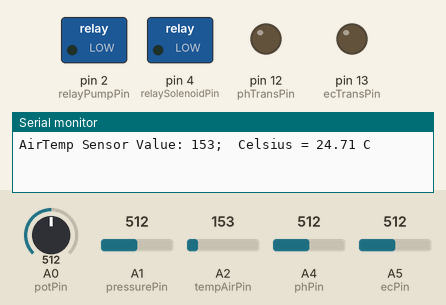
Recording of a sketch running on a simulated Arduino Uno, built with avr-gcc and run on an emulated ATmega328P. Shown: switched loads named in the sketch (green lamp = pin HIGH), output pins drawn as LEDs (lit = HIGH), the last lines printed to the serial monitor. The inputs (shaded band) are chosen by the test bench; at power-on: A0 (potPin) = 512, A1 (pressurePin) = 512, A2 (tempAirPin) = 153, A4 (phPin) = 512, A5 (ecPin) = 512.

Above: at 1.2 s.
1.3 s: A0 (potPin) set to 593
2.8 s: A0 (potPin) set to 624
At 5.6 s:
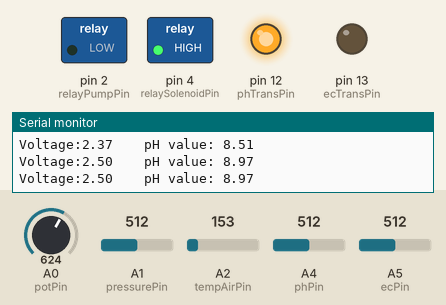
5.8 s: A0 (potPin) set to 805
7.3 s: A0 (potPin) set to 834
At 7.8 s:
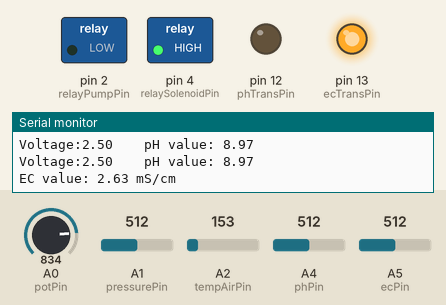
8.8 s: A0 (potPin) set to 306
At 10.0 s:
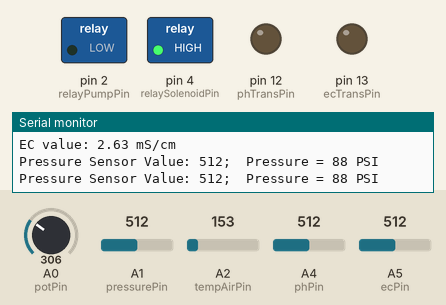
10.3 s: A0 (potPin) set to 716
At 11.3 s:
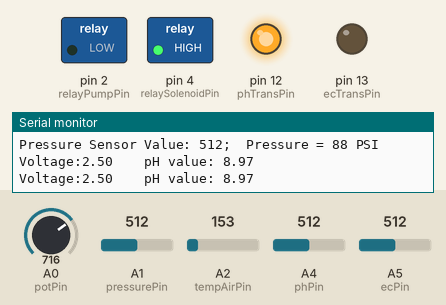
Timing chart, 0 to 12.8 s (numbered marks = the images above; inputs shaded):
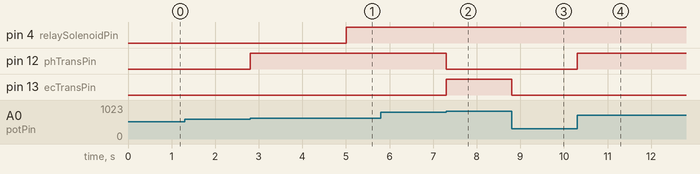

The sketch:

arduino.ino
```cpp
boolean runViaPython = true;   // Switch to determine whether running via python (to gcloud), or run via timers set below

int relaySolenoidPin = 4;   // The output pin on the Arduino used for the solenoid relay
int relayGrowLightsPin = 3;   // The output pin on the Arduino used for the grow lights
int relayPumpPin = 2;       // The output pin on the Arduino used for the pump

int tempWaterPin = 8;   // The input pin on the Arduino used for the water temperature sensor
int humidChamberPin = 9;   // The input pin on the Arduino used for the chamber humidity sensor
int tempChamberPin = 10;    // The input pin on the Arduino used for the chamber temperature sensor

int phTransPin = 12;		// Transitor pin for PH probe
int ecTransPin = 13;		// Transitor pin for EC probe


int pumpState = HIGH;         // Set the Pump state to HIGH
int solenoidState = LOW;     // Set the Solenoid state to HIGH

int potPin = A0;		// The input pin on the Arduino for the Potentiometer sensor
int pressurePin = A1;  		// The input pin on the Arduino used for the water pressure sensor
int tempAirPin = A2;      	// The input pin on the Arduino used for the air temperature sensor

int phPin = A4;				// The input pin on the Arduino used for the ph sensor
int ecPin = A5;				// The input pin on the Arduino used for the ec sensor

int potVal = 0;		// Potentiometer sensor value
int pressureVal = 0;        // Water pressure sensor value
int tempAirVal = 0;			// Air Temp sensor value
int phVal = 0;				// PH sensor value
float ecVal = 0.0;				// EC sensor value

int potCaseVal = 0;	// Cases to use in switch

unsigned long oldSolenoidTime = 0;  // used to store last time solenoid state was changed
unsigned long oldPumpTime = 0;  // used to store last time pump state was changed

unsigned long oldPressureTime = 0;  // used to store last time pressure was checked
unsigned long oldTempAirTime = 0;  // used to store last time the air temperature was checked
unsigned long oldPhTime = 0;  // used to store last time PH was measured
unsigned long oldEcTime = 0;  // used to store last time EC was measured


// Set intervals
const long solenoidIntervalOn = 5000;   // change solenoid state every X milliseconds (1000 = 1 second)
const long solenoidIntervalOff = 300000;   // change solenoid state every X milliseconds (300000 = 5 minutes)
const long pumpInterval = 10000;   // change pump state every X milliseconds (1000 = 1 second)
const long pressureReadInterval = 1000;   // read pressure sensor every X milliseconds (1000 = 1 second)
const long tempAirReadInterval = 1000;   // read air temperature sensor every X milliseconds (1000 = 1 second)
const long phReadInterval = 1000;   // read PH sensor every X milliseconds (1000 = 1 second)
const long ecReadInterval = 1000;   // read EC sensor every X milliseconds (1000 = 1 second)

long solenoidInterval = solenoidIntervalOn;   // set first interval to ON

char ch = 0;           // Serial Input string
char sendBuffer[32];  // set up string for output to Raspberry Pi
String inputString = "";
boolean stringComplete=false;

// PH sensor variables:
#define Offset 0.22            //deviation compensate
#define samplingIntervalPH 20
#define printIntervalPH 800
#define ArrayLength  40    //times of collection
int pHArray[ArrayLength];   //Store the average value of the sensor feedback
int pHArrayIndex=0;

// Gravity TDS Library
#include <EEPROM.h>
#include "GravityTDS.h"
GravityTDS gravityTds;
float tempTDS = 25,tdsValue = 0;


void setup() {
  // put your setup code here, to run once:

  Serial.begin(9600);

  // Gravity TDS Library
  gravityTds.setPin(ecPin);
  gravityTds.setAref(5.0);  //reference voltage on ADC, default 5.0V on Arduino UNO
  gravityTds.setAdcRange(1024);  //1024 for 10bit ADC;4096 for 12bit ADC
  gravityTds.begin();  //initialization

  // OUTPUTS
  pinMode(phTransPin,OUTPUT);			// Sets the ph transitor pin as an output
  pinMode(ecTransPin,OUTPUT);			// Sets the ec transitor pin as an output

  pinMode(relayPumpPin, OUTPUT);   // Sets the pump pin as an output
  pinMode(relaySolenoidPin, OUTPUT);   // Sets the solenoid pin as an output
  pinMode(LED_BUILTIN, OUTPUT);   // Set up LED pin as an output

}

void loop() {
  // put your main code here, to run repeatedly:

  unsigned long currentTime = millis();    // Get the current time

  // SOLENOID:  If current time is greater than interval
  if (currentTime > (oldSolenoidTime + solenoidInterval)){

    // Save new time:
    oldSolenoidTime = currentTime;

    // Switch state:
    solenoidState = !solenoidState;

    // Set next interval:
    if (solenoidState == LOW){
      solenoidInterval = solenoidIntervalOn;
    } else {
      solenoidInterval = solenoidIntervalOff;
    }

    // Set digital pin state:
    digitalWrite(relaySolenoidPin, solenoidState);
    digitalWrite(LED_BUILTIN, solenoidState);   // TEMP - also change LED on arduino

    // Write to log
    if (runViaPython==false){
      Serial.print("solenoidState: ");
      Serial.println(solenoidState);
    };
  };

  // Do different things depending on potentiameter:

  potVal = analogRead(potPin);
  potCaseVal = round(potVal / (1024 / 5));

  switch (potCaseVal){

	case 0:
	  // OPEN TO SEND TELEMETRY (i.e. IoT sensor readings) TO GOOGLE CLOUD:
	  if (Serial.available()){
	    ch = Serial.read();
	    // Pressure reading
	    if (ch == '1'){
		  sendTelemetry();  // TO UPDATE
		};
		// Air temp reading

	    // PH reading
	    if (ch == '4'){
		  sendTelemetry();  // TO UPDATE
		};
	    // EC reading
	    if (ch == '5'){
		 sendTelemetry();  // TO UPDATE
		};
	  };
	  break;

	case 1:
	// PRESSURE SENSOR:  If current time has passed the interval
	  if (currentTime > (oldPressureTime + pressureReadInterval)){

		// Turn off other sensors:
		digitalWrite(phTransPin,LOW);
		digitalWrite(ecTransPin,LOW);

		// Save new time:
		oldPressureTime = currentTime;

		// Read analogue value:
		pressureVal = analogRead(pressurePin);

		float voltage = (pressureVal*5.0)/1024.0;                          // Convert reading to voltage
		float pressure_pascal = (3.0*((float)voltage-0.475))*1000000.0;   // Convert to pascal
		float pressure_bar = pressure_pascal/10e5;                        // Convert to bar
		int pressure_psi = pressure_bar*14.503773773;                   // Convert to PSI

		// Print pressure sensor values
		Serial.print("Pressure Sensor Value: ");
		Serial.print(pressureVal);
		Serial.print(";  Pressure = ");
		Serial.print(pressure_psi);
		Serial.println(" PSI");
	  };
	  break;

	case 2:
	  // AIR TEMP SENSOR:  If current time has passed the interval
	  if (currentTime > (oldTempAirTime + tempAirReadInterval)){

		// Turn off other sensors:
		digitalWrite(phTransPin,LOW);
		digitalWrite(ecTransPin,LOW);

		// Save new time:
		oldTempAirTime = currentTime;

		// Read analogue value:
		tempAirVal = analogRead(tempAirPin);

		float voltageTempAir = ((float)tempAirVal*5.0)/1024;   // Convert reading to voltage
		float tempAirCelcius = (voltageTempAir-0.5)*100;       // Convert to celcius

		// Print pressure sensor values
		Serial.print("AirTemp Sensor Value: ");
		Serial.print(tempAirVal);
		Serial.print(";  Celsius = ");
		Serial.print(tempAirCelcius);
		Serial.println(" C");
	  };
	  break;

	case 3:
	  // PH SENSOR

	  // Turn on PH sensor:
	  digitalWrite(ecTransPin,LOW); // Turn off EC sensor
	  digitalWrite(phTransPin,HIGH);

	  static unsigned long samplingTime = millis();
	  static unsigned long printTime = millis();
	  static float pHValue,voltage;
	  if(millis()-samplingTime > samplingIntervalPH){
		  pHArray[pHArrayIndex++]=analogRead(phPin);
		  if(pHArrayIndex==ArrayLength)pHArrayIndex=0;
		  voltage = averageArray(pHArray, ArrayLength)*5.0/1024;
		  pHValue = 3.5*voltage+Offset;
		  samplingTime=millis();
	  }
	  //Every 800 milliseconds, print the PH reading
	  if(millis() - printTime > printIntervalPH){
		Serial.print("Voltage:");
		Serial.print(voltage,2);
		Serial.print("    pH value: ");
		Serial.println(pHValue,2);
		printTime=millis();
	  }

	  break;

        case 4:
	  // TDS/EC SENSOR:  If current time has passed the interval
	  if (currentTime > (oldEcTime + ecReadInterval)){

		// Turn on EC sensor:
		digitalWrite(phTransPin,LOW);  // Turn off PH sensor
                if(digitalRead(ecTransPin)==LOW){
  		  digitalWrite(ecTransPin,HIGH);
                };

		// Save new time:
		oldEcTime = currentTime;

		//tempTDS = readTemperature();  //add your temperature sensor and read it
		gravityTds.setTemperature(tempTDS);  // set the temperature and execute temperature compensation
		gravityTds.update();  //sample and calculate
		tdsValue = gravityTds.getTdsValue();  // then get the value
		ecVal = tdsValue*2/1000; // get to EC value

		// Print out values:
		Serial.print("EC value: ");
		Serial.print(ecVal);
		Serial.println(" mS/cm");

	  };
	  break;


	default:
	  // If nothing else matches
	  Serial.print("No match... ");
	  Serial.print("Potentiometer value = ");
	  Serial.print(potVal);
	  Serial.print("; case value = ");
	  Serial.println(potCaseVal);
      break;


    };

  /*
  // PUMP:  If current time is greater than interval
  if (currentTime > (oldPumpTime + pumpInterval)){

    // Save new time:
    oldPumpTime = currentTime;

    // Switch state:
    pumpState = !pumpState;

    // Set digital pin state:
    digitalWrite(relayPumpPin, pumpState);

    // Write to log
    Serial.print("pumpState: ");
    Serial.println(pumpState);
  };
  */
};


void seedTrayTemp(){
	// Check temp of seedling tray, and control switch for heat pad


}


void sendTelemetry(){

      // Read analogue values:
    pressureVal = analogRead(pressurePin);

    /*
    float voltage = (pressureVal*5.0)/1024.0;                          // Convert reading to voltage
    float pressure_pascal = (3.0*((float)voltage-0.475))*1000000.0;   // Convert to pascal
    float pressure_bar = pressure_pascal/10e5;                        // Convert to bar
    int pressure_psi = pressure_bar*14.503773773;                   // Convert to PSI
    */
    // Compile string to send to Raspberry PI
    //memset(sendBuffer, 0, sizeof(sendBuffer));
    //sprintf(sendBuffer, "X psi:%d temp:%d ph:%d ec:%d z:%d", pressure_psi, 0, 0, 0, 0);
    //sprintf(sendBuffer, "X p:%d t:%d", pressure_psi, 0);

    Serial.print("X p:");
    Serial.println(pressureVal);

    /*
    sprintf(sendBuffer, "X p:%d", pressureVal);
    Serial.println(sendBuffer);
    */
}

double averageArray(int* arr, int number){
  int i;
  int max,min;
  double avg;
  long amount=0;
  if(number<=0){
    Serial.println("Error number for the array to average!/n");
    return 0;
  }
  if(number<5){   //less than 5, calculated directly statistics
    for(i=0;i<number;i++){
      amount+=arr[i];
    }
    avg = amount/number;
    return avg;
  }else{
    if(arr[0]<arr[1]){
      min = arr[0];max=arr[1];
    }
    else{
      min=arr[1];max=arr[0];
    }
    for(i=2;i<number;i++){
      if(arr[i]<min){
        amount+=min;        //arr<min
        min=arr[i];
      }else {
        if(arr[i]>max){
          amount+=max;    //arr>max
          max=arr[i];
        }else{
          amount+=arr[i]; //min<=arr<=max
        }
      }//if
    }//for
    avg = (double)amount/(number-2);
  }//if
  return avg;
};
```

Measured:
- the behaviour switches between 611 and 612 on A0 (potPin) (found by bisection; images 0 and 1)
- the behaviour switches between 815 and 816 on A0 (potPin) (found by bisection; images 1 and 2)
- after the input at 2.8 s, pin 12 (phTransPin): LOW → HIGH at once
- after the input at 7.3 s, pin 12 (phTransPin): HIGH → LOW at once; pin 13 (ecTransPin): LOW → HIGH at once
- after the input at 8.8 s, pin 13 (ecTransPin): HIGH → LOW at once
- after the input at 10.3 s, pin 12 (phTransPin): LOW → HIGH at once
